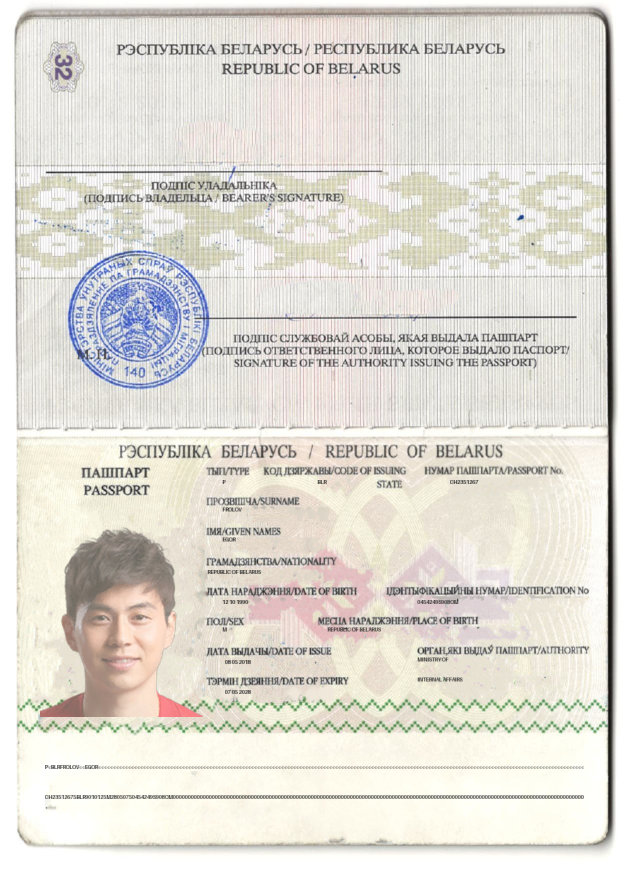
#> input picture docs_generator/docs_generator/belarus/data/out/CH2351267.png, 1240 x 1754 px (shown at 1/2 size)
$ python -i apply_seals.py   (imports and definitions only)
#> lines starting #> are read from the running program, lines starting #| are printed output that depends on the picture; after the words box and inside, x2 and y2 are one past the last pixel; in counts of white or black regions, pixels touching at a corner belong together
#> further down, picture is the input picture: PIL image 1240x1754 RGBA; mean R, G, B, A 224, 220.6, 212.9, 255
import os
import random
import argparse
from pathlib import Path
from typing import List, Tuple, Any

import numpy as np
from PIL import Image, ImageFilter, ImageChops

import cv2


# [34 lines left out: functions _list_image_files_recursive, _remove_white_background_rgba, not called in this run]


def _apply_otsu_alpha(
    img: Image.Image,
    soften: float = 1.0,
    open_kernel: int = 3,
    dilate_iter: int = 0,
) -> Image.Image:
    """Применяет бинаризацию Otsu для создания альфа-канала."""
#> called with soften = 1, open_kernel = 3, dilate_iter = 0
    rgb = img.convert("RGB")
    bgr = cv2.cvtColor(np.array(rgb), cv2.COLOR_RGB2BGR)
    gray = cv2.cvtColor(bgr, cv2.COLOR_BGR2GRAY)
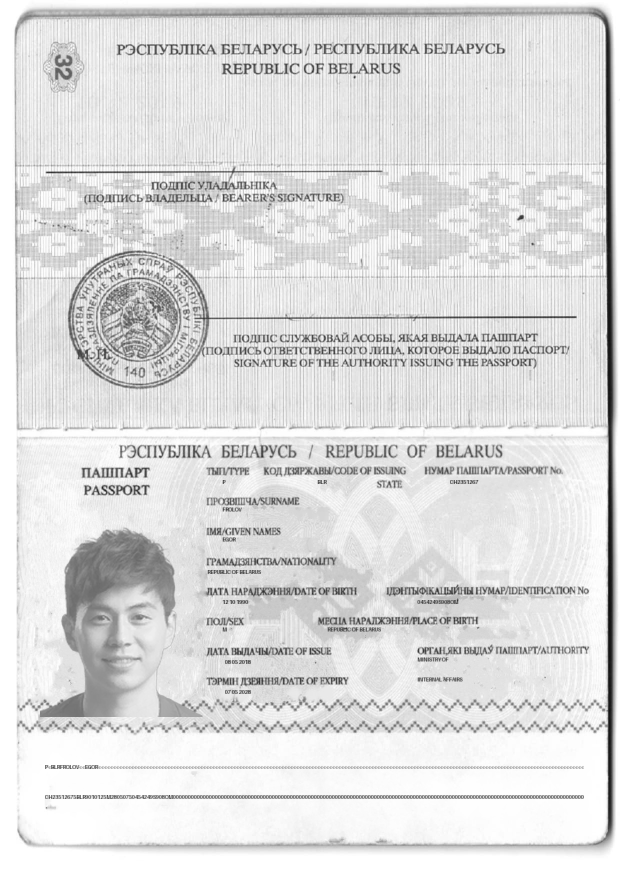
#> gray: shape (1754, 1240) (shown at 1/2 size); min 11, max 255, mean 220.8
    gray = cv2.GaussianBlur(gray, (0, 0), 0.8)
    # Invert so strokes (dark) become bright for THRESH_BINARY
    inv = 255 - gray
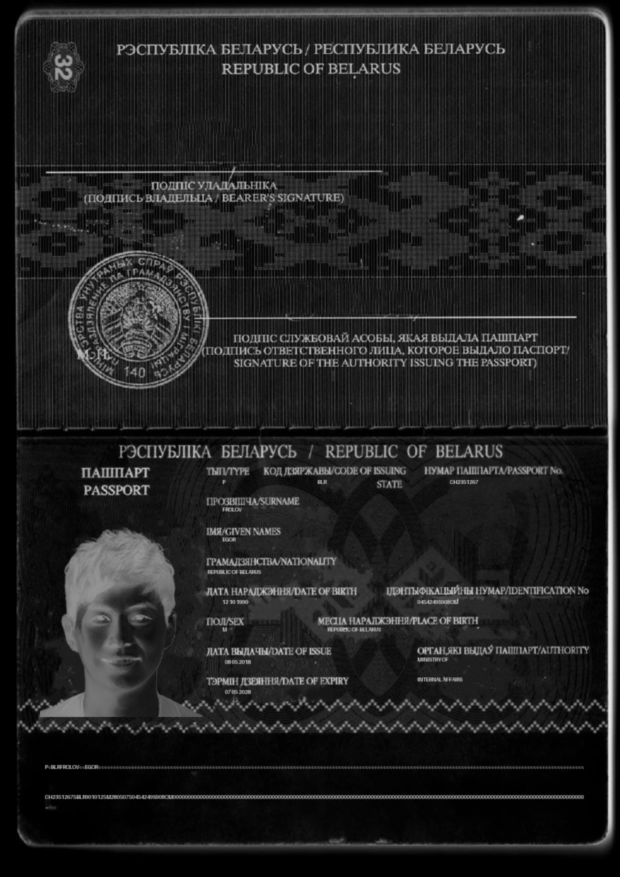
#> inv: shape (1754, 1240) (shown at 1/2 size); min 0, max 238, mean 34.2
    _, mask = cv2.threshold(inv, 0, 255, cv2.THRESH_BINARY | cv2.THRESH_OTSU)
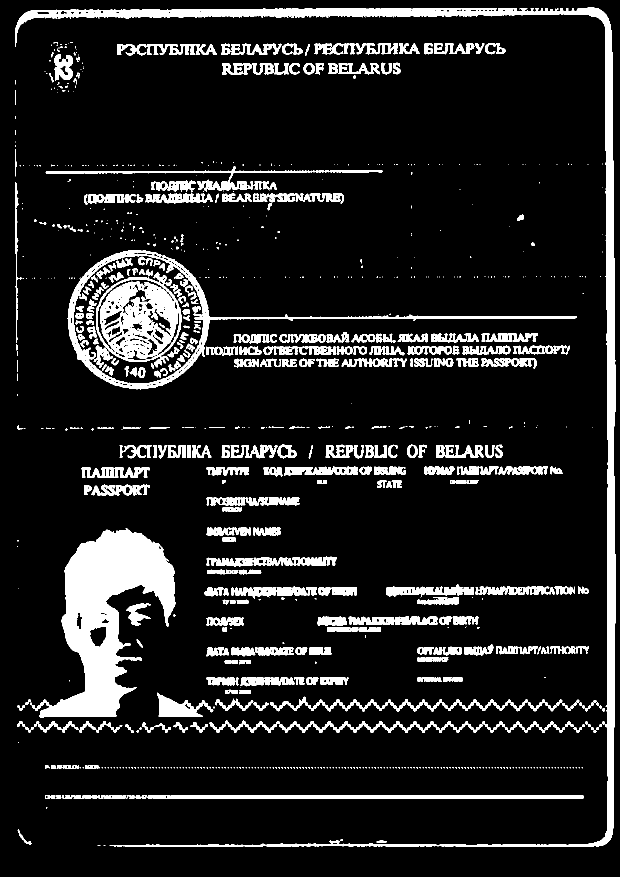
#> mask: shape (1754, 1240) (shown at 1/2 size); 11.9% white; 911 white regions (546 under 20 px), largest, box (x1, y1, x2, y2) and area: (61, 1057, 351, 1435) 46554, (30, 15, 1231, 1694) 45397, (192, 545, 363, 735) 16218
    k = max(1, int(open_kernel))
    if k % 2 == 0:
        k += 1
    if k >= 3:
        kernel = cv2.getStructuringElement(cv2.MORPH_ELLIPSE, (k, k))
        mask = cv2.morphologyEx(mask, cv2.MORPH_OPEN, kernel, iterations=1)
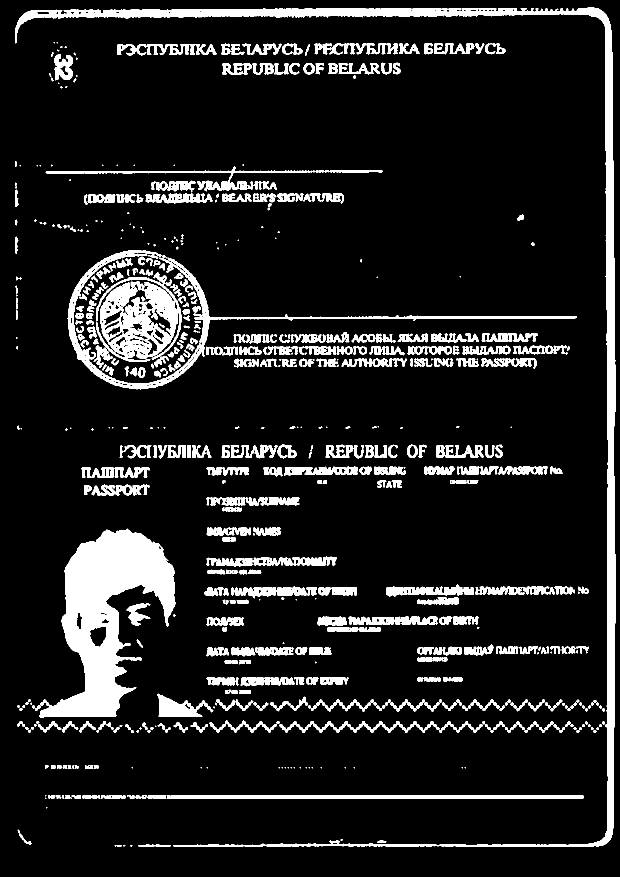
#> mask: shape (1754, 1240) (shown at 1/2 size); 11.6% white; 602 white regions (143 under 20 px), largest, box (x1, y1, x2, y2) and area: (79, 1057, 351, 1435) 46398, (30, 15, 1231, 1694) 44872, (192, 545, 363, 724) 15766
    if int(dilate_iter) > 0:
        kernel_d = cv2.getStructuringElement(cv2.MORPH_ELLIPSE, (3, 3))
        mask = cv2.dilate(mask, kernel_d, iterations=int(dilate_iter))
    if soften and soften > 0:
        mask = cv2.GaussianBlur(mask, (0, 0), float(soften))
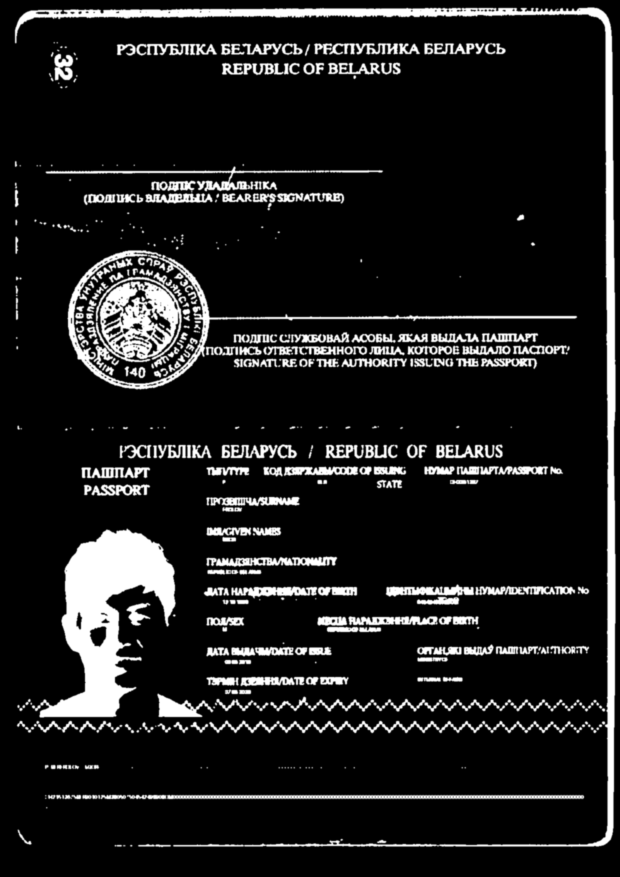
#> mask: shape (1754, 1240) (shown at 1/2 size); min 0, max 255, mean 29.5
    rgba = img.convert("RGBA")
    alpha_existing = np.array(rgba.split()[3], dtype=np.uint8)
#> alpha_existing: shape (1754, 1240); every value is 255
    final_alpha = np.minimum(alpha_existing, mask.astype(np.uint8))
    out = rgba.copy()
    out.putalpha(Image.fromarray(final_alpha))
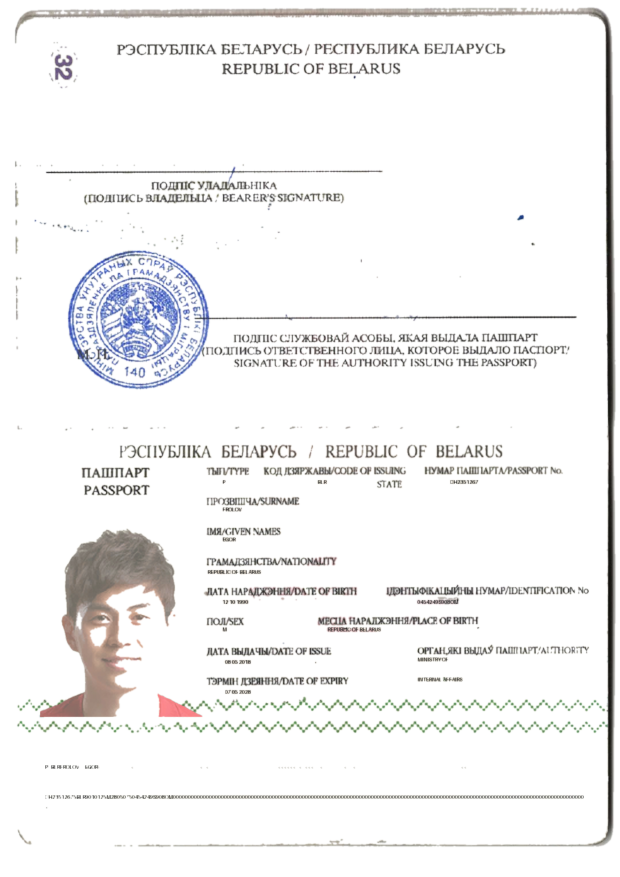
#> out: PIL image 1240x1754 RGBA (shown at 1/2 size); mean R, G, B, A 224, 220.6, 212.9, 29.5; transparent parts drawn white
    return out


# [681 lines left out: functions _apply_random_seal_color, _apply_stamp_defect, _rect_overlap_ratio, _generate_for_template, prepare_seal, apply_seal_to_image and 1 more, not called in this run]


# [2 lines not run here, left out]

>>> from PIL import Image
>>> picture = Image.open('../docs_generator/belarus/data/out/CH2351267.png')
>>> result = _apply_otsu_alpha(picture)

$ run again, on data_samples/belarus/fixed_perspective.jpg
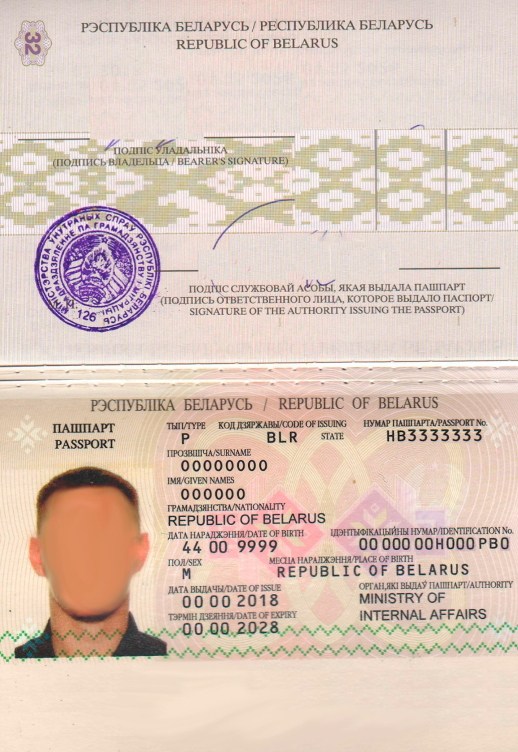
#> input picture data_samples/belarus/fixed_perspective.jpg, 1036 x 1504 px (shown at 1/2 size)
#> picture is the input picture: PIL image 1036x1504 RGB; mean R, G, B 218.9, 198.5, 186.1
#> in _apply_otsu_alpha, `_, mask = cv2.threshold(inv, 0, 255, cv2.THRESH_BINARY | cv2.THRESH_OT..`:
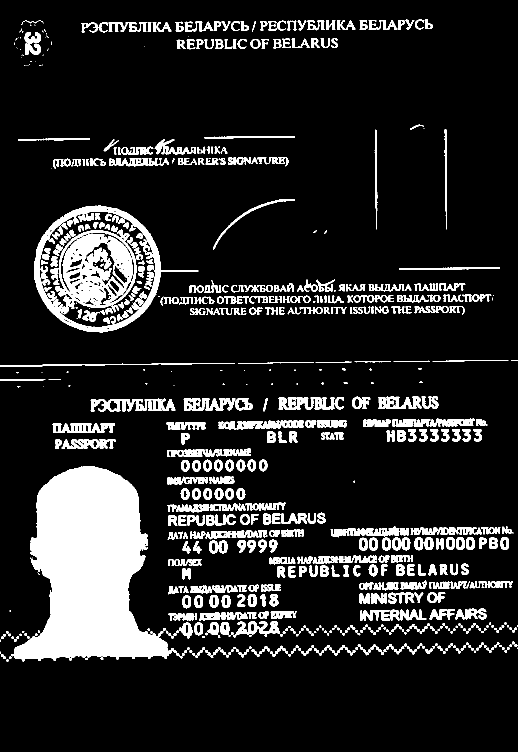
#> mask: shape (1504, 1036) (shown at 1/2 size); 13.9% white; 697 white regions (125 under 20 px), largest, box (x1, y1, x2, y2) and area: (23, 932, 365, 1323) 75284, (68, 411, 397, 665) 24485, (181, 797, 351, 823) 2450
#> alpha_existing: shape (1504, 1036); every value is 255
#> in _apply_otsu_alpha, `out.putalpha(Image.fromarray(final_alpha))`:
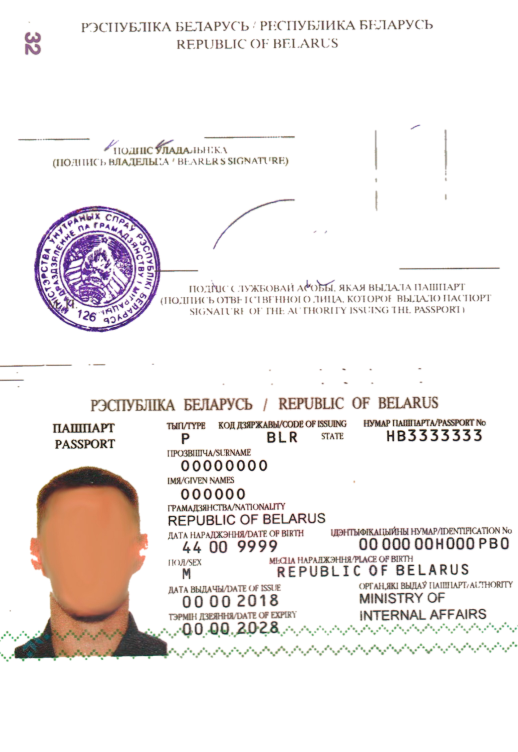
#> out: PIL image 1036x1504 RGBA (shown at 1/2 size); mean R, G, B, A 218.9, 198.5, 186.1, 34.4; transparent parts drawn white
